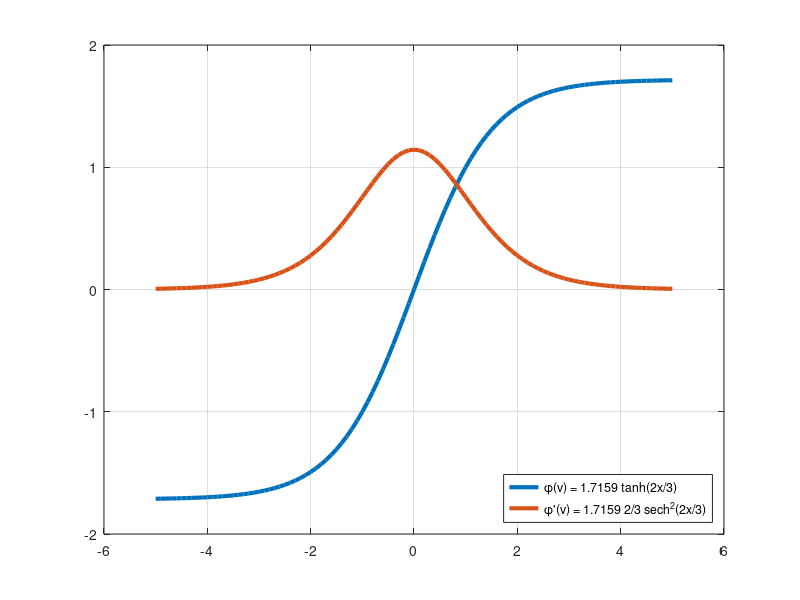

MATLAB code to generate this figure:
function L03bTanh()

x = linspace(-5,5,101);
plot(x, [1.7159*tanh(2*x/3); 1.7159*2/3*sech(2*x/3).^2], 'LineWidth', 3)
grid
legend('\phi(v) = 1.7159 tanh(2x/3)', '\phi''(v) = 1.7159 2/3 sech^2(2x/3)', 'Location', 'SouthEast')
print('-dpng', 'Z:\work\sync\5526\private\pics\L03bTanh')
